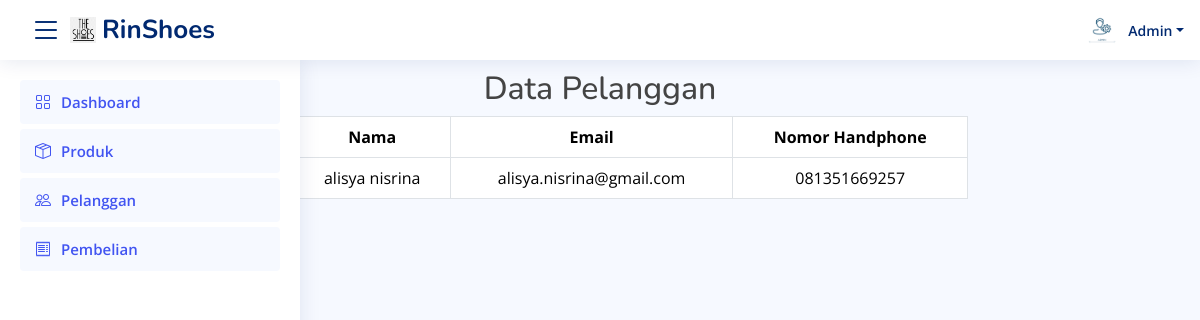
Page /admin/index.php?halaman=pelanggan (signed in) on the committed database.
### tables this page shows
CREATE TABLE `pelanggan` (
  `id_pelanggan` int(11) NOT NULL,
  `email_pelanggan` varchar(50) DEFAULT NULL,
  `password_pelanggan` varchar(150) DEFAULT NULL,
  `nama_pelanggan` varchar(50) DEFAULT NULL,
  `nohp_pelanggan` varchar(13) DEFAULT NULL
);

### admin/pelanggan.php (the view)
<?php
    require "../koneksi.php";
?>
<link href="../assets/css/style.css" rel="stylesheet">
<h2 class="text-center title-container">Data Pelanggan</h2>
<div class="container">
    <div class="row justify-content-center">
        <div class="col-lg-8">
            <table class="table table-bordered">
                <thead>
                    <tr>
                        <th class="text-center">No.</th>
                        <th class="text-center">Nama</th>
                        <th class="text-center">Email</th>
                        <th class="text-center">Nomor Handphone</th>
                    </tr>
                </thead>
                <tbody>
                    <?php
                        $nomor=1;
                        $sql = mysqli_query($koneksi, "SELECT * FROM pelanggan");
                        while ($pecah = mysqli_fetch_assoc($sql)) {
                    ?>
                    <tr class="text-center">
                        <td><?php echo $nomor;?></</td>
                        <td><?php echo $pecah['nama_pelanggan'];?></td>
                        <td><?php echo $pecah['email_pelanggan'];?></td>
                        <td><?php echo $pecah['nohp_pelanggan'];?></td>
                    </tr>
                    <?php $nomor++ ?>
                    <?php } ?>
                </tbody>
            </table>
        </div>
    </div>
</div>

### assets/css/style.css (style rules this page uses)
:root { scroll-behavior: smooth; }
body { font-family: "Open Sans", sans-serif; background: #f6f9ff; color: #444444; }
h1, h2, h3, h4, h5, h6 { font-family: "Nunito", sans-serif; }
.title-container { margin-top: 70px; }

### rows in the picture
pelanggan: nama_pelanggan "alisya nisrina", email_pelanggan "alisya.nisrina@gmail.com", nohp_pelanggan "081351669257"
